Frame 1 (no input): blank canvas, image omitted
Frame 60 (the mouse pressed at the canvas centre just before this capture): blank canvas, image omitted
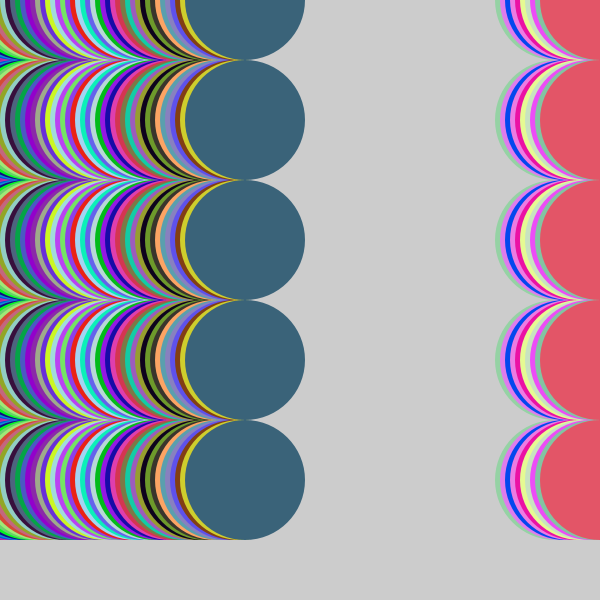
Frame 120 (the mouse held since frame 60 and released just before this capture)

The Processing sketch whose frames 1 and 60 were blank and that drew this single picture after the mouse press (run headless with seeded random() and noise(); from frame 60 on, the mouse is pressed at the canvas centre):

// Processing sketch: project_design_generator
// ── project_design_generator.pde
float x;

void setup() {
  size(600, 600);
  x=250;
  ellipseMode(CENTER);
}

void draw() {
  noStroke();
  strokeWeight(4);
  x=x+5;

  if (x>width) {
    x=0;
  }
  fill(random(255), random(255), random(255));
  float h=10*mouseY/height;

  for (int i = 0; i<h; i++) {
    ellipse(x, i*height/h, height/h,height/h);
  }
  ////ellipse(x, 30, 100, 100);
  ////ellipse(x, 90, 100, 100);
  ////ellipse(x, 190, 100, 100);
  //ellipse(x, 290, 100, 100);
  //ellipse(x, 390, 100, 100);
  //ellipse(x, 490, 100, 100);
  //ellipse(x, 590, 100, 100);
}
